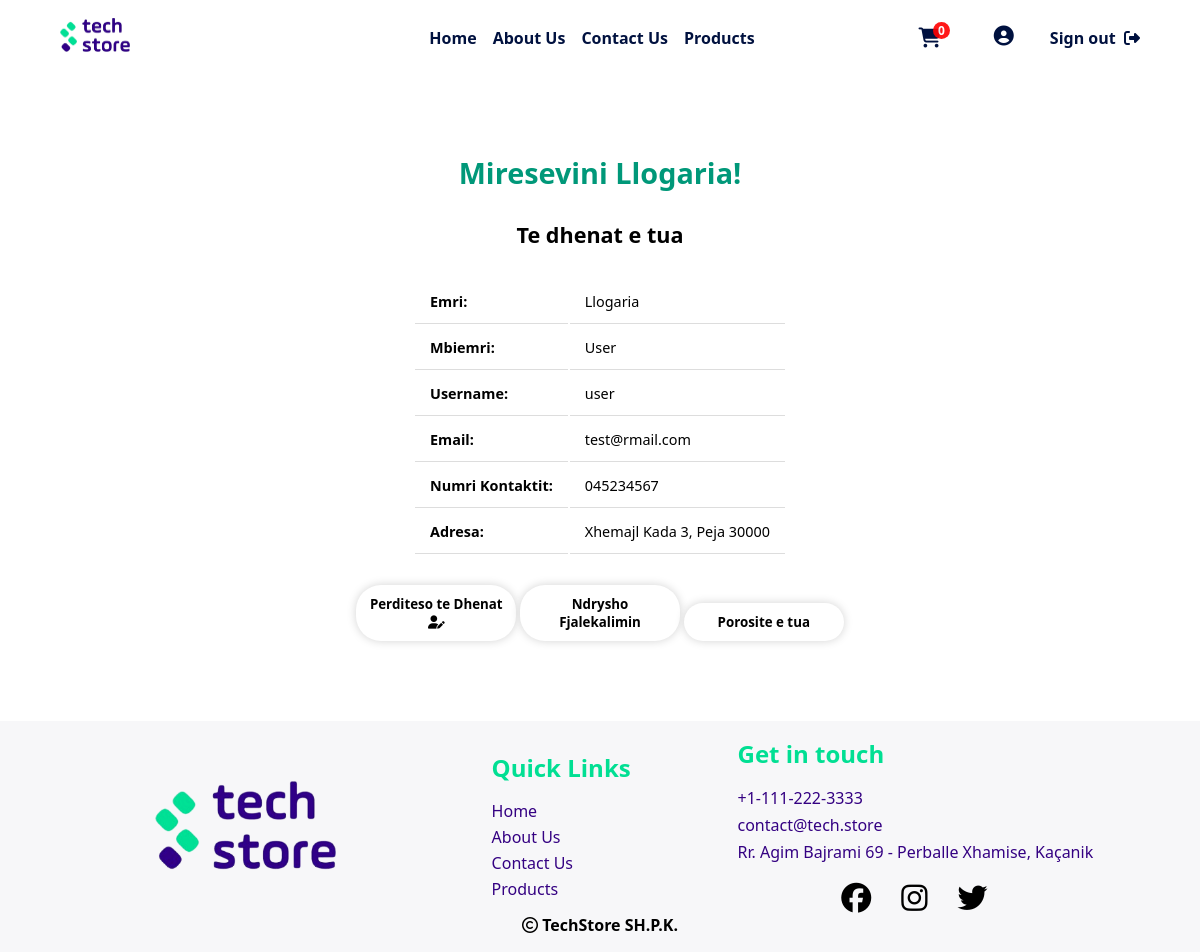
The page /php/userPages/userDashboard.php (signed in) on the database its author committed.
### tables this page shows
CREATE TABLE IF NOT EXISTS `tedhenatuser` (
  `userID` int(11) NOT NULL,
  `nrKontaktit` varchar(30) DEFAULT NULL,
  `qyteti` varchar(30) DEFAULT NULL,
  `zipKodi` varchar(7) DEFAULT NULL,
  `adresa` varchar(50) DEFAULT NULL,
  UNIQUE KEY `userID` (`userID`),
  KEY `FK_UserTeDhenatUser` (`userID`)
);

CREATE TABLE IF NOT EXISTS `user` (
  `userID` int(11) NOT NULL AUTO_INCREMENT,
  `emri` varchar(20) NOT NULL,
  `mbiemri` varchar(30) DEFAULT NULL,
  `username` varchar(20) NOT NULL,
  `email` varchar(50) DEFAULT NULL,
  `password` varchar(60) NOT NULL,
  `aksesi` int(1) NOT NULL DEFAULT 0,
  PRIMARY KEY (`userID`)
);

### php/db/dbcon.php (called while the page is built)
<?php
class dbCon
{
    private $conn = '';
    private $hostiIDB = 'localhost';
    private $emriDB = 'techstoredb';
    private $dbUsername = 'root';
    private $dbPass = '';
    public function connDB()
    {
        try {
            $this->conn = new PDO(
                "mysql:host=$this->hostiIDB;dbname=$this->emriDB", $this->dbUsername, $this->dbPass,
                [PDO::ATTR_DEFAULT_FETCH_MODE => PDO::FETCH_ASSOC]
            );
        } catch (PDOException $pdoe) {
            die("Nuk mund të lidhej me bazën e të dhënave {$this->emriDB} :" . $pdoe->getMessage());
        }
        return $this->conn;
    }
}
?>

### php/CRUD/userCRUD.php (called while the page is built, shortened)
<?php
require_once('../db/dbcon.php');
class userCRUD extends dbCon
{
    private $userID;
    private $dbConn;
    public function __construct($userID = '', $emri = '', $mbiemri = '', $username = '', $email = '', $password = '', $aksesi = '')
    {
        $this->userID = $userID;
        $this->dbConn = $this->connDB();
    }
    public function setUserID($userID)
    {
        $this->userID = $userID;
    }
    public function shfaqSipasID()
    {
        try {
            $sql = 'SELECT * from user u INNER JOIN tedhenatuser t ON u.userID = t.userID WHERE u.userID = ?';
            $stm = $this->dbConn->prepare($sql);
            $stm->execute([$this->userID]);
            return $stm->fetch();
        } catch (Exception $e) {
            return $e->getMessage();
        }
    }
}
?>

### php/userPages/userDashboard.php (the view, shortened to what this page needs)
<?php
require_once('../CRUD/userCRUD.php');
$userCRUD = new userCRUD();
$userCRUD->setUserID($_SESSION['userID']);
$useri = $userCRUD->shfaqSipasID();
?>
<!DOCTYPE html>
<html lang="en">
<head>
  <link rel="stylesheet" href="../../css/adminDashboard.css">
  <link rel="stylesheet" href="../../css/mesazhetStyle.css">
</head>
<body>
  <?php include '../design/header.php' ?>
  <div class="containerDashboardP">
    <h1 class="titulliPershkrim">Miresevini
      <?php echo $_SESSION['name'] ?>!
    </h1>
    <h2>Te dhenat e tua</h2>
    <table>
      <tr>
        <td><strong>Emri:</strong></td>
        <td>
          <?php echo $useri['emri'] ?>
        </td>
      </tr>
      <tr>
        <td><strong>Mbiemri:</strong></td>
        <td>
          <?php echo $useri['mbiemri'] ?>
        </td>
      </tr>
      <tr>
        <td><strong>Username:</strong></td>
        <td>
          <?php echo $useri['username'] ?>
        </td>
      </tr>
      <tr>
        <td><strong>Email:</strong></td>
        <td>
          <?php echo $useri['email'] ?>
        </td>
      </tr>
      <tr>
        <td><strong>Numri Kontaktit:</strong></td>
        <td>
          <?php echo $useri['nrKontaktit'] ?>
        </td>
      </tr>
      <tr>
        <td><strong>Adresa: </strong></td>
        <td>
          <?php echo $useri['adresa'] . ', ' . $useri['qyteti'] . ' ' . $useri['zipKodi'] ?>
        </td>
      </tr>
    </table>
    <div class="butonatDiv">
      <a href="../funksione/perditesoTeDhenat.php?userID=<?php echo $useri['userID'] ?>"><button
          class="button">Perditeso te
          Dhenat <i class="fa-solid">&#xf4ff;</i></button></a>
      <a href="../funksione/ndryshoPass.php?userID=<?php echo $useri['userID'] ?>"><button class="button">Ndrysho
          Fjalekalimin</button></a>
      <?php
      if ($_SESSION['aksesi'] == 0) {
        ?>
        <a href="../userPages/porosit.php"><button class="button">Porosite e tua</button></a>
        <?php
      }
      ?>
    </div>
  </div>
  <?php include '../design/footer.php';
  include_once '../funksione/importimiScriptave.php' ?>
</body>
</html>

### css/adminDashboard.css (style rules this page uses)
.containerDashboardP { display: flex; justify-content: center; align-items: center; margin: 25px 0; font-size: 0.9em; min-width: 400px; flex-direction: column; gap: 2em; flex-wrap: wrap; }
.containerDashboardP th, .containerDashboardP td { padding: 12px 15px; }
.containerDashboardP tr td { border-bottom: 1px solid #dddddd; }
.titulliPershkrim { display: flex; flex-direction: column; color: #009879; text-align: center; margin-top: 2em; }
.button { border: none; box-shadow: 0 0 10px #d3d3d3; background-color: white; color: black; padding: 10px; width: 12em; border-radius: 25px; cursor: pointer; font-weight: 600; }

### css/footer.css (style rules this page uses)
.footer-nav li, a { list-style: none; color: #340182; padding-top: 4px; }
.footer-contact li, a { list-style: none; color: #340182; padding-top: 5px; }

### rows shown on the page
tedhenatuser: userID.emri "Llogaria", userID.mbiemri "User", userID.username "user", userID.email "test@rmail.com", nrKontaktit "045234567", adresa "Xhemajl Kada 3", qyteti "Peja", zipKodi "30000"

### other values the page prints
$_SESSION['name'] "Llogaria"
